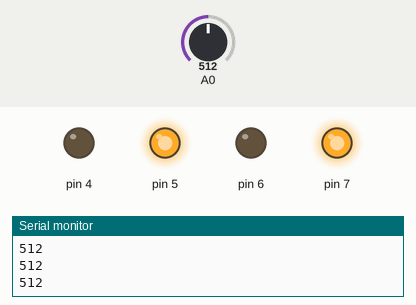
Recording of a sketch running on a simulated Arduino Uno, built with avr-gcc and run on an emulated ATmega328P. Shown: output pins drawn as LEDs (lit = HIGH), the last lines printed to the serial monitor. Inputs (shaded band) come from the test bench; at power-on: A0 = 512.

Above: at 1.2 s.
1.3 s: A0 set to 325
At 2.0 s:
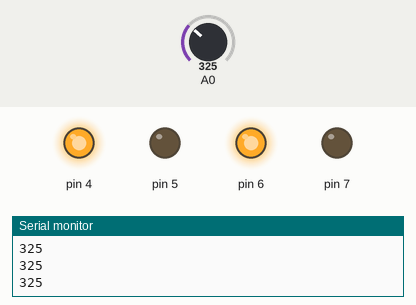
2.8 s: A0 set to 355
At 3.2 s:
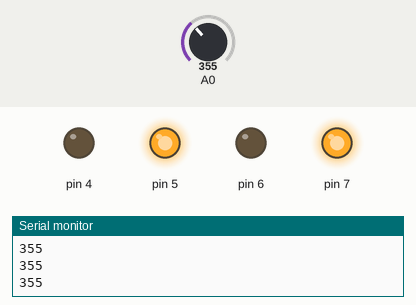
4.3 s: A0 set to 306
At 5.5 s:
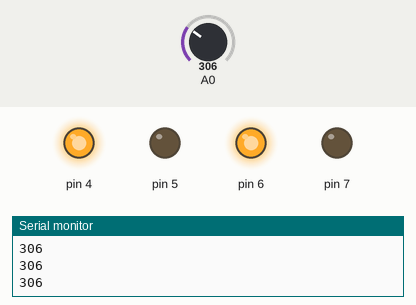
Timing chart, 0 to 7.3 s (numbered marks = the images above; inputs shaded):
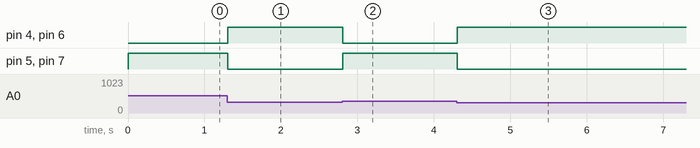

Measured:
- after the input at 1.3 s, pin 4, pin 6: LOW → HIGH at once; pin 5, pin 7: HIGH → LOW at once
- after the input at 2.8 s, pin 4, pin 6: HIGH → LOW at once; pin 5, pin 7: LOW → HIGH at once
- after the input at 4.3 s, pin 4, pin 6: LOW → HIGH at once; pin 5, pin 7: HIGH → LOW at once

The sketch:

Self_Balancing_Robot.ino
```cpp
/*
  Author: Vikrant_Gupta
  Email: vikrantgupta95@gmail.com
  LinkedIn: https://www.linkedin.com/in/vikrantgupta95/
  GitHub: https://github.com/vikrantgupta95

  Description:
  This code reads analog data from a sensor connected to pin A0 and controls
  four output pins based on the sensor readings. It sets different combinations
  of the output pins based on the analog sensor value to demonstrate different conditions.

  Last updated: 18-04-2024
*/

int acc = A0;

void setup() {
  Serial.begin(9600);
  pinMode(4, OUTPUT);
  digitalWrite(4, LOW);
  pinMode(5, OUTPUT);
  digitalWrite(5, LOW);
  pinMode(6, OUTPUT);
  digitalWrite(6, LOW);
  pinMode(7, OUTPUT);
  digitalWrite(7, LOW);
}

void loop() {
  int a = analogRead(A0);
  Serial.println(a);

  if(a < 335) {
    digitalWrite(4, HIGH);
    digitalWrite(5, LOW);
    digitalWrite(6, HIGH);
    digitalWrite(7, LOW);
  }

  if(a > 345) {
    digitalWrite(5, HIGH);
    digitalWrite(4, LOW);
    digitalWrite(7, HIGH);
    digitalWrite(6, LOW);
  }

  if(a > 335 && a < 345) {
    digitalWrite(5, LOW);
    digitalWrite(4, LOW);
    digitalWrite(7, LOW);
    digitalWrite(6, LOW);
  }
}
```
